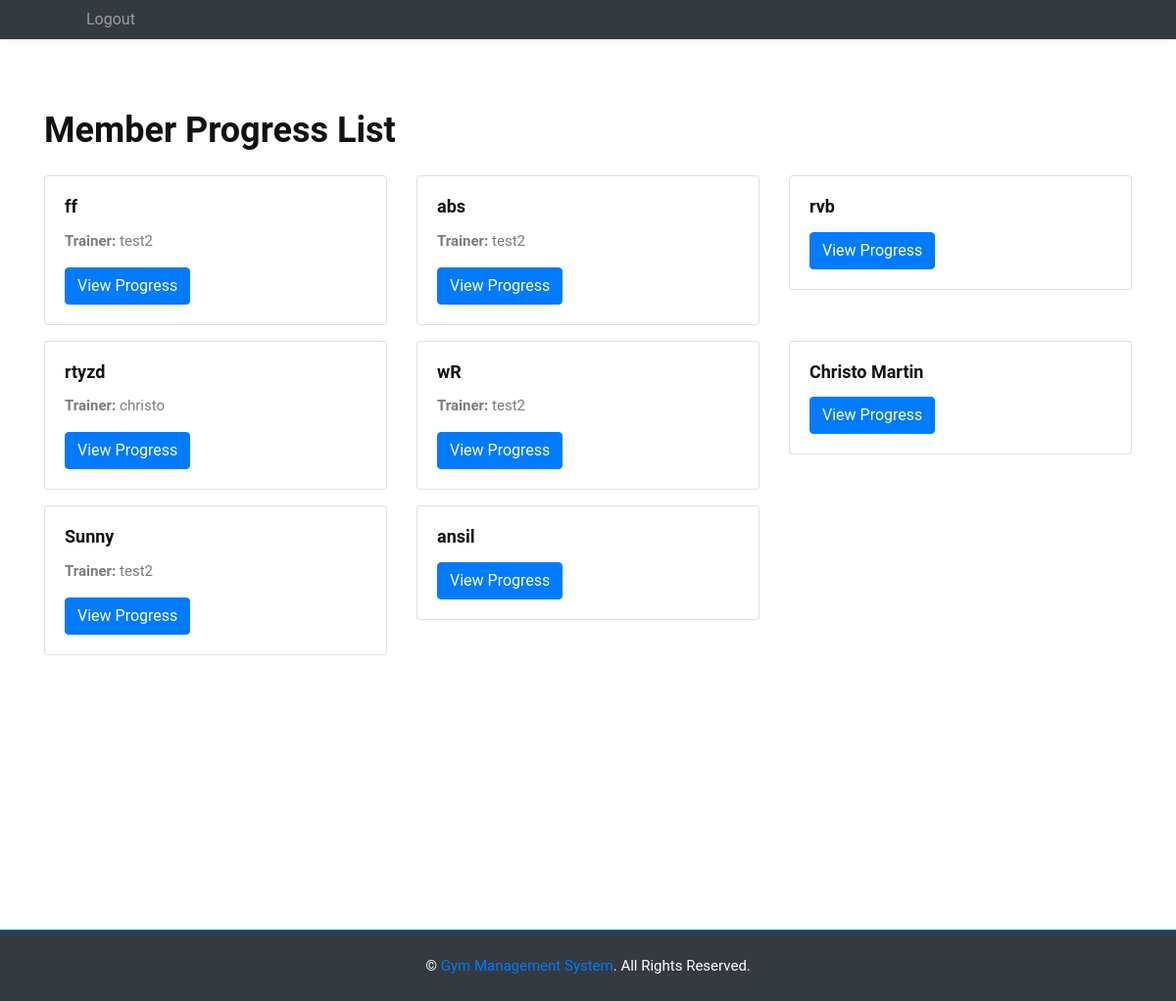
Screenshot of /dashboard/progress/list/ (signed in) with the database file from the repository.
### users/models.py (models this page shows)
class CustomUser(AbstractUser):
    role = models.CharField(max_length=10, choices=ROLE_CHOICES, default='member')
    name = models.CharField(max_length=100, blank=True, default="")         # ✅ No NULL issues
    age = models.IntegerField(null=True, blank=True)                         # ✅ Optional
    phone = models.CharField(max_length=10, blank=True, default="")          # ✅ No NULL issues
    address = models.TextField(blank=True, default="Not Provided")           # ✅ No NULL issues
    weight = models.FloatField(null=True, blank=True)                        # ✅ Optional
    height = models.FloatField(null=True, blank=True)                        # ✅ Optional
    experience = models.IntegerField(null=True, blank=True)                  # ✅ Optional
    trainer = models.ForeignKey(
        'self',
        on_delete=models.SET_NULL,
        null=True,
        blank=True,
        limit_choices_to={'role': 'trainer'},
        related_name='assigned_members'
    )

### dashboard/views.py (the view)
# urls.py: path('progress/list/', views.progress_list, name='progress_list'),
@login_required
def progress_list(request):
    if request.user.role == 'trainer':
        members = CustomUser.objects.filter(trainer=request.user, role='member')
    elif request.user.role == 'member':
        members = [request.user]
    else:
        members = CustomUser.objects.filter(role='member')
    return render(request, 'progress_list.html', {'members': members})

### templates/progress_list.html (shortened to what this page needs)
{% extends 'base.html' %}
{% load static %}
{% block content %}
<div class="container mt-4">
    <h2>Member Progress List</h2>
    <div class="row mt-4">
        {% for member in members %}
        <div class="col-md-4 mb-3">
            <div class="card">
                <div class="card-body">
                    <h5 class="card-title">{{ member.name|default:member.username }}</h5>
                    <p class="card-text">
                        {% if member.trainer %}
                            <strong>Trainer:</strong> {{ member.trainer.name|default:member.trainer.username }}
                        {% endif %}
                    </p>
                    <div class="btn-group">
                        <a href="{% url 'view_progress' member.id %}" class="btn btn-primary">View Progress</a>
                    </div>
                </div>
            </div>
        </div>
        {% empty %}
        <div class="col-12">
            <div class="alert alert-info">
                No members found.
            </div>
        </div>
        {% endfor %}
    </div>
</div>
{% endblock %}

### static/assets/css/style.css (style rules this page uses)
html, body { height: 100%; font-family: "Roboto", sans-serif; -webkit-font-smoothing: antialiased; font-smoothing: antialiased; background: none; }
h1, h2, h3, h4, h5, h6 { margin: 0; color: #111111; font-weight: 600; }
h2 { font-size: 36px; }
h5 { font-size: 18px; }
p { font-size: 15px; color: #7b7b7b; font-weight: 400; line-height: 1.6; margin: 0 0 15px 0; }

### rows the page displays
CustomUser: name "ff", trainer.name "test2"
CustomUser: name "abs", trainer.name "test2"
CustomUser: name "rvb"
CustomUser: name "rtyzd", trainer.name "christo"
CustomUser: name "wR", trainer.name "test2"
CustomUser: name "Christo Martin"
CustomUser: name "Sunny", trainer.name "test2"
CustomUser: name "ansil"
